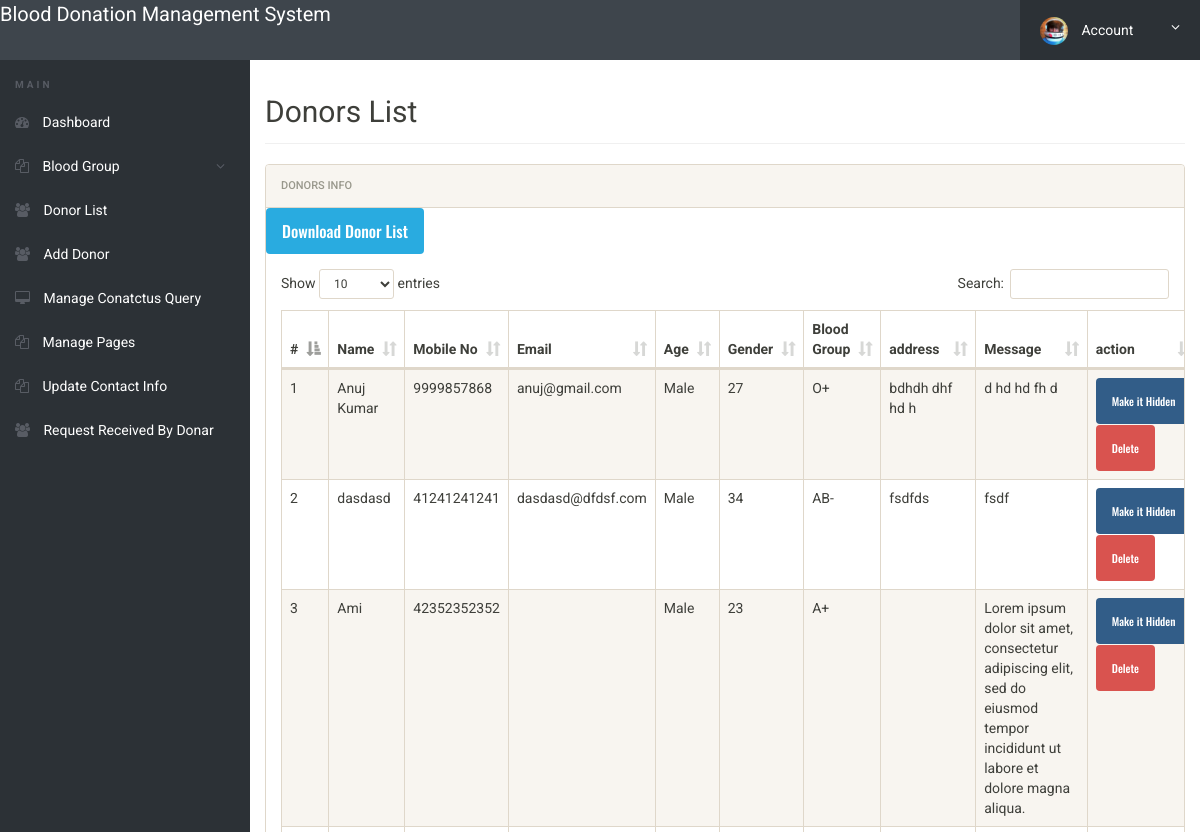
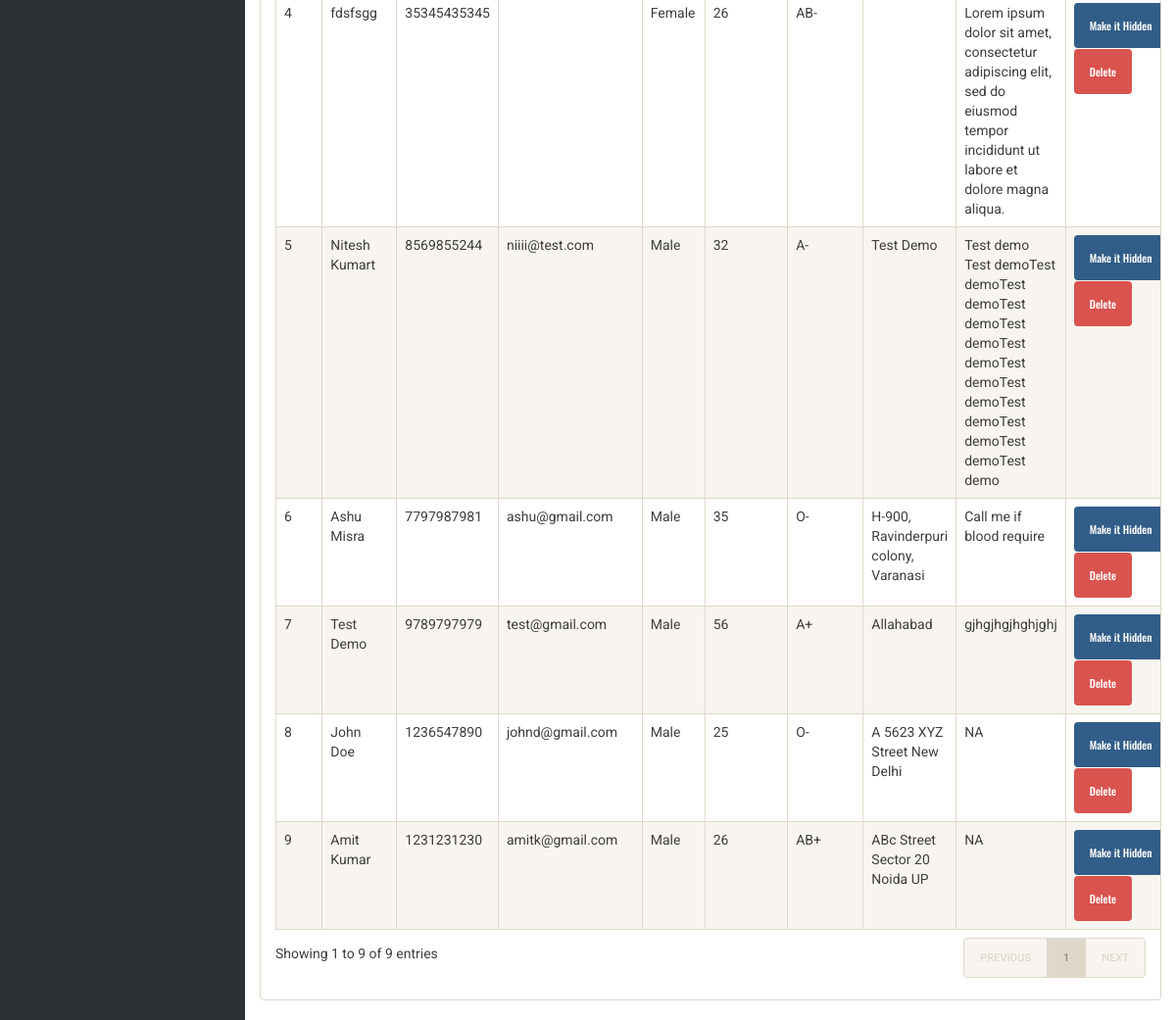
The page /admin/donor-list.php (signed in) on the database its author committed (2 pictures, top to bottom).
### tables this page shows
CREATE TABLE `tblblooddonars` (
  `id` int(11) NOT NULL,
  `FullName` varchar(100) DEFAULT NULL,
  `MobileNumber` char(11) DEFAULT NULL,
  `EmailId` varchar(100) DEFAULT NULL,
  `Gender` varchar(20) DEFAULT NULL,
  `Age` int(11) DEFAULT NULL,
  `BloodGroup` varchar(20) DEFAULT NULL,
  `Address` varchar(255) DEFAULT NULL,
  `Message` mediumtext DEFAULT NULL,
  `PostingDate` timestamp NOT NULL DEFAULT current_timestamp(),
  `status` int(1) DEFAULT NULL,
  `Password` varchar(250) DEFAULT NULL
);

### admin/donor-list.php (the view, shortened to what this page needs)
<?php
if(strlen($_SESSION['alogin'])==0)
	{
header('location:index.php');
}
else{
 ?>
<!doctype html>
<html lang="en" class="no-js">
<head>
	<link rel="stylesheet" href="css/font-awesome.min.css">
	<link rel="stylesheet" href="css/bootstrap.min.css">
	<link rel="stylesheet" href="css/dataTables.bootstrap.min.css">
	<link rel="stylesheet" href="css/bootstrap-social.css">
	<link rel="stylesheet" href="css/bootstrap-select.css">
	<link rel="stylesheet" href="css/fileinput.min.css">
	<link rel="stylesheet" href="css/awesome-bootstrap-checkbox.css">
	<link rel="stylesheet" href="css/style.css">
</head>
<body>
	<?php include('includes/header.php');?>
	<div class="ts-main-content">
		<?php include('includes/leftbar.php');?>
		<div class="content-wrapper">
			<div class="container-fluid">
				<div class="row">
					<div class="col-md-12">
						<h2 class="page-title">Donors List</h2>
						<div class="panel panel-default">
							<div class="panel-heading">Donors Info</div>
								<a href="download-records.php" style="font-size:16px;" class="btn btn-info">Download Donor List</a>
							<div class="panel-body">
								<table id="zctb" class="display table table-striped table-bordered table-hover" cellspacing="0" width="100%">
									<thead>
										<tr>
										<th>#</th>
											<th>Name</th>
											<th>Mobile No</th>
											<th>Email</th>
											<th>Age</th>
											<th>Gender</th>
											<th>Blood Group</th>
											<th>address</th>
											<th>Message </th>
											<th>action </th>
										</tr>
									</thead>
									<tbody>
<?php $sql = "SELECT * from  tblblooddonars ";
$query = $dbh -> prepare($sql);
$query->execute();
$results=$query->fetchAll(PDO::FETCH_OBJ);
$cnt=1;
if($query->rowCount() > 0)
{
foreach($results as $result)
{				?>
										<tr>
											<td><?php echo htmlentities($cnt);?></td>
											<td><?php echo htmlentities($result->FullName);?></td>
											<td><?php echo htmlentities($result->MobileNumber);?></td>
											<td><?php echo htmlentities($result->EmailId);?></td>
											<td><?php echo htmlentities($result->Gender);?></td>
											<td><?php echo htmlentities($result->Age);?></td>
											<td><?php echo htmlentities($result->BloodGroup);?></td>
											<td><?php echo htmlentities($result->Address);?></td>
											<td><?php echo htmlentities($result->Message);?></td>
										<td>
<?php if($result->status==1)
{?>
<a href="donor-list.php?hidden=<?php echo htmlentities($result->id);?>" onclick="return confirm('Do you really want to hiidden this detail')" class="btn btn-primary"> Make it Hidden</a>
<?php } else {?>
<a href="donor-list.php?public=<?php echo htmlentities($result->id);?>" onclick="return confirm('Do you really want to Public this detail')" class="btn btn-primary"> Make it Public</a>
<?php } ?>
<a href="donor-list.php?del=<?php echo htmlentities($result->id);?>" onclick="return confirm('Do you really want to delete this record')" class="btn btn-danger" style="margin-top:1%;"> Delete</a>
</td>
										</tr>
										<?php $cnt=$cnt+1; }} ?>
									</tbody>
								</table>
							</div>
						</div>
					</div>
				</div>
			</div>
		</div>
	</div>
</body>
</html>
<?php } ?>

### admin/css/style.css (style rules this page uses)
html { font-size: 14px; }
@media only screen and (min-width: 480px) { html { font-size: 17px; } }
@media only screen and (min-width: 768px) { html { font-size: 14px; } }
body { font-size: 1em; }
a { color: #37a6c4; }
.btn { font-family: 'Oswald', sans-serif; }
.panel { overflow: hidden; }
.btn { text-transform: none; }
.page-title { padding-bottom: 15px; margin-bottom: 20px; border-bottom: 1px solid #f0f0f0; }
.ts-main-content .content-wrapper { padding-top: 15px; margin-top: 60px; }
@media only screen and (min-width: 992px) { .ts-main-content .content-wrapper { margin-left: 250px; } }

### rows shown on the page
tblblooddonars: FullName "Anuj Kumar", MobileNumber "9999857868", EmailId "anuj@gmail.com", Gender "Male", Age "27", BloodGroup "O+", Address "bdhdh dhf hd h", Message "d hd hd fh d"
tblblooddonars: FullName "dasdasd", MobileNumber "41241241241", EmailId "dasdasd@dfdsf.com", Gender "Male", Age "34", BloodGroup "AB-", Address "fsdfds", Message "fsdf"
tblblooddonars: FullName "Ami", MobileNumber "42352352352", Gender "Male", Age "23", BloodGroup "A+", Message "Lorem ipsum dolor sit amet, consectetur adipiscing elit, sed do eiusmod tempor incididunt ut labore et dolore magna aliqua."
tblblooddonars: FullName "fdsfsgg", MobileNumber "35345435345", Gender "Female", Age "26", BloodGroup "AB-", Message "Lorem ipsum dolor sit amet, consectetur adipiscing elit, sed do eiusmod tempor incididunt ut labore et dolore magna aliqua."
tblblooddonars: FullName "Nitesh Kumart", MobileNumber "8569855244", EmailId "niiii@test.com", Gender "Male", Age "32", BloodGroup "A-", Address "Test Demo", Message "Test demo Test demoTest demoTest demoTest demoTest demoTest demoTest demoTest demoTest demoTest demoTest demoTest demo"
tblblooddonars: FullName "Ashu Misra", MobileNumber "7797987981", EmailId "ashu@gmail.com", Gender "Male", Age "35", BloodGroup "O-", Address "H-900, Ravinderpuri colony, Varanasi", Message "Call me if blood require"
tblblooddonars: FullName "Test Demo", MobileNumber "9789797979", EmailId "test@gmail.com", Gender "Male", Age "56", BloodGroup "A+", Address "Allahabad", Message "gjhgjhgjhghjghj"
tblblooddonars: FullName "John Doe", MobileNumber "1236547890", EmailId "johnd@gmail.com", Gender "Male", Age "25", BloodGroup "O-", Address "A 5623 XYZ Street New Delhi", Message "NA"
tblblooddonars: FullName "Amit Kumar", MobileNumber "1231231230", EmailId "amitk@gmail.com", Gender "Male", Age "26", BloodGroup "AB+", Address "ABc Street Sector 20 Noida UP", Message "NA"
